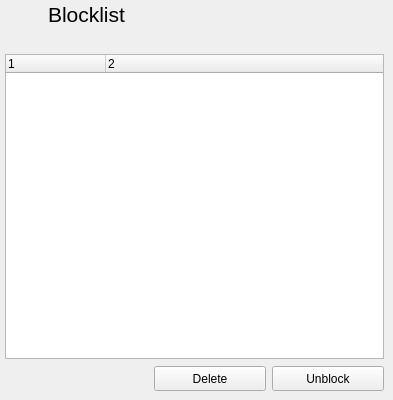
    <widget class="QWidget" name="blocklist_page">
     <widget class="QWidget" name="layoutWidget_5">
      <property name="geometry">
       <rect>
        <x>4</x>
        <y>0</y>
        <width>121</width>
        <height>30</height>
       </rect>
      </property>
      <layout class="QGridLayout" name="Blocklist">
       <property name="horizontalSpacing">
        <number>3</number>
       </property>
       <item row="0" column="1" alignment="Qt::AlignmentFlag::AlignLeft">
        <widget class="QLabel" name="label_36">
         <property name="minimumSize">
          <size>
           <width>0</width>
           <height>28</height>
          </size>
         </property>
         <property name="maximumSize">
          <size>
           <width>16777215</width>
           <height>28</height>
          </size>
         </property>
         <property name="baseSize">
          <size>
           <width>0</width>
           <height>32</height>
          </size>
         </property>
         <property name="font">
          <font>
           <pointsize>16</pointsize>
           <bold>true</bold>
          </font>
         </property>
         <property name="text">
          <string>&lt;!DOCTYPE HTML PUBLIC &quot;-//W3C//DTD HTML 4.0//EN&quot; &quot;http://www.w3.org/TR/REC-html40/strict.dtd&quot;&gt;
&lt;html&gt;&lt;head&gt;&lt;meta name=&quot;qrichtext&quot; content=&quot;1&quot; /&gt;&lt;style type=&quot;text/css&quot;&gt;
p, li { white-space: pre-wrap; }
&lt;/style&gt;&lt;/head&gt;&lt;body style=&quot; font-family:'DejaVu Sans'; font-size:9pt; font-weight:400; font-style:normal;&quot;&gt;
&lt;p style=&quot; margin-top:12px; margin-bottom:12px; margin-left:0px; margin-right:0px; -qt-block-indent:0; text-indent:0px;&quot;&gt;&lt;span style=&quot; font-size:16pt;&quot;&gt;Blocklist&lt;/span&gt;&lt;/p&gt;&lt;/body&gt;&lt;/html&gt;</string>
         </property>
        </widget>
       </item>
       <item row="0" column="0" alignment="Qt::AlignmentFlag::AlignLeft|Qt::AlignmentFlag::AlignVCenter">
        <widget class="QLabel" name="label_35">
         <property name="minimumSize">
          <size>
           <width>28</width>
           <height>28</height>
          </size>
         </property>
         <property name="maximumSize">
          <size>
           <width>28</width>
           <height>28</height>
          </size>
         </property>
         <property name="sizeIncrement">
          <size>
           <width>32</width>
           <height>32</height>
          </size>
         </property>
         <property name="baseSize">
          <size>
           <width>28</width>
           <height>28</height>
          </size>
         </property>
         <property name="text">
          <string/>
         </property>
         <property name="pixmap">
          <pixmap resource="resourcen.qrc">:/icons/security.svg</pixmap>
         </property>
         <property name="scaledContents">
          <bool>true</bool>
         </property>
        </widget>
       </item>
      </layout>
     </widget>
     <widget class="QTreeWidget" name="UserBlockTreeWidget">
      <property name="geometry">
       <rect>
        <x>5</x>
        <y>54</y>
        <width>379</width>
        <height>305</height>
       </rect>
      </property>
      <property name="minimumSize">
       <size>
        <width>379</width>
        <height>0</height>
       </size>
      </property>
      <property name="maximumSize">
       <size>
        <width>379</width>
        <height>16777215</height>
       </size>
      </property>
      <property name="columnCount">
       <number>2</number>
      </property>
      <column>
       <property name="text">
        <string notr="true">1</string>
       </property>
      </column>
      <column>
       <property name="text">
        <string notr="true">2</string>
       </property>
      </column>
     </widget>
     <widget class="QPushButton" name="cmd_unblockUserFromBlockList">
      <property name="geometry">
       <rect>
        <x>272</x>
        <y>366</y>
        <width>112</width>
        <height>25</height>
       </rect>
      </property>
      <property name="text">
       <string>Unblock</string>
      </property>
      <property name="icon">
       <iconset resource="resourcen.qrc">
        <normaloff>:/emoticons/good.svg</normaloff>:/emoticons/good.svg</iconset>
      </property>
     </widget>
     <widget class="QPushButton" name="cmd_deleteUserFromBlockList">
      <property name="geometry">
       <rect>
        <x>154</x>
        <y>366</y>
        <width>112</width>
        <height>25</height>
       </rect>
      </property>
      <property name="text">
       <string>Delete</string>
      </property>
      <property name="icon">
       <iconset resource="resourcen.qrc">
        <normaloff>:/icons/delete.svg</normaloff>:/icons/delete.svg</iconset>
      </property>
      <property name="iconSize">
       <size>
        <width>14</width>
        <height>14</height>
       </size>
      </property>
     </widget>
    </widget>
